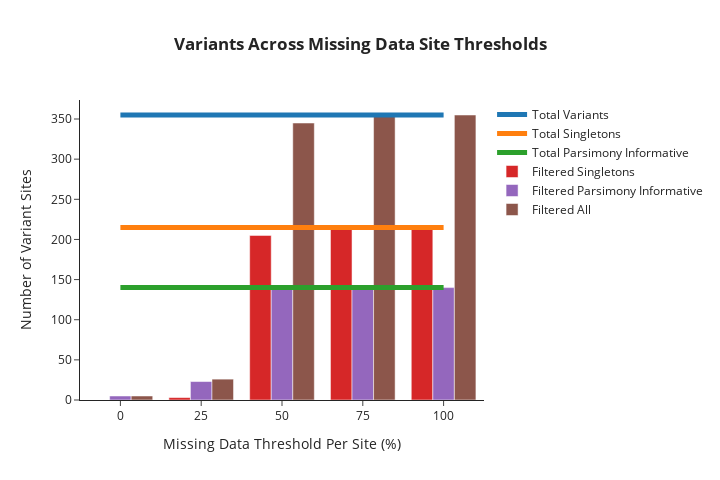

Write notebook code for a chart like this one.
### Markdown cell above
## Figure

### Code cell
fig = go.Figure()

# ----------------------------------------
# All Variants (lines)
fig.add_trace(
  go.Scatter(x = data["missing_data"], y = data["all_variants"], mode='lines', name = "Total Variants", line=dict(width=5))
)

fig.add_trace(
  go.Scatter(x = data["missing_data"], y = data["singleton_variants"],mode='lines', name = "Total Singletons",line=dict(width=5))
)

fig.add_trace(
  go.Scatter(x= data["missing_data"], y = data["parsimony_variants"], mode='lines', name = "Total Parsimony Informative", line=dict(width=5))
)

# ----------------------------------------
# Filtered Variants (bars)

fig.add_trace(
    go.Bar(x= data["missing_data"],y = data["singleton_variants_filter"],  name = "Filtered Singletons",),     
)

fig.add_trace(
    go.Bar(x= data["missing_data"],y = data["parsimony_variants_filter"],  name = "Filtered Parsimony Informative",),     
)

fig.add_trace(
    go.Bar(x= data["missing_data"],y = data["all_variants_filter"],  name = "Filtered All",       
    ),     
)

# ----------------------------------------
# Customize Appearance
fig.update_layout(
  template="simple_white", 
  width=720,
  height=480,
  title=("<b>Variants Across Missing Data Site Thresholds</b>"),
  title_x = 0.5,
  xaxis = dict(
      title = "Missing Data Threshold Per Site (%)",
      tickvals = data["missing_data"],
      ),
  yaxis_title = "Number of Variant Sites",
)

fig.show()

### Figure 1 — Plotly figure (JSON) as saved in the notebook; plotly's stock layout.template omitted (floating-point values rounded to 4 significant figures)
{"data": [{"line": {"width": 5}, "mode": "lines", "name": "Total Variants", "type": "scatter", "x": [0, 100, 25, 50, 75], "y": [355, 355, 355, 355, 355]}, {"line": {"width": 5}, "mode": "lines", "name": "Total Singletons", "type": "scatter", "x": [0, 100, 25, 50, 75], "y": [215, 215, 215, 215, 215]}, {"line": {"width": 5}, "mode": "lines", "name": "Total Parsimony Informative", "type": "scatter", "x": [0, 100, 25, 50, 75], "y": [140, 140, 140, 140, 140]}, {"name": "Filtered Singletons", "type": "bar", "x": [0, 100, 25, 50, 75], "y": [0, 215, 3, 205, 215]}, {"name": "Filtered Parsimony Informative", "type": "bar", "x": [0, 100, 25, 50, 75], "y": [5, 140, 23, 140, 140]}, {"name": "Filtered All", "type": "bar", "x": [0, 100, 25, 50, 75], "y": [5, 355, 26, 345, 355]}], "layout": {"height": 480, "title": {"text": "<b>Variants Across Missing Data Site Thresholds</b>", "x": 0.5}, "width": 720, "xaxis": {"tickvals": [0, 100, 25, 50, 75], "title": {"text": "Missing Data Threshold Per Site (%)"}}, "yaxis": {"title": {"text": "Number of Variant Sites"}}}}
